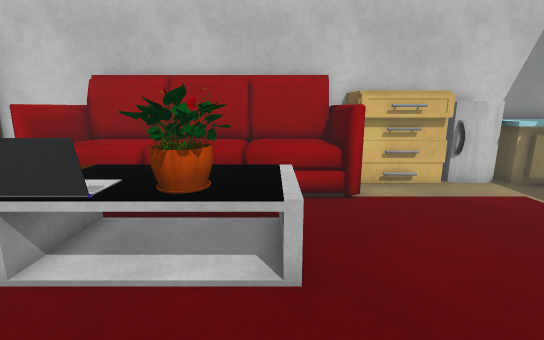
[1] (above)

17 first-person views from a walk through a 3-D level made in the Unity game engine. The camera is 1.4 m above the floor, tilts 12° down and sees 85° across. The floor is counted in squares, 0.5 m on a side. Each view is taken from the middle of a square. On the plan, view 1 faces up. The plan holds only what a view shows up to about 20 squares ahead; the rest is blank. The place goes on beyond the plan. The player is left out. Surface patterns are stand-ins for the level's own textures.

[2]
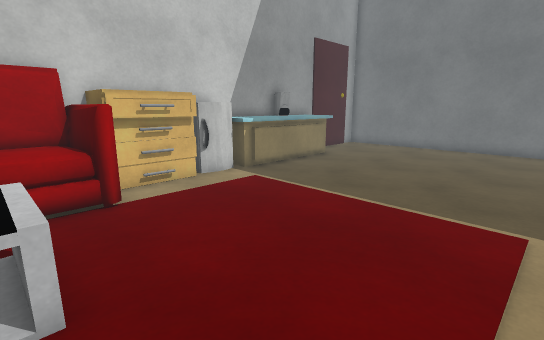

[3]
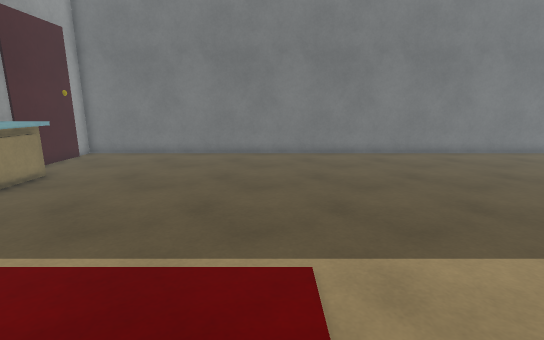

[4]
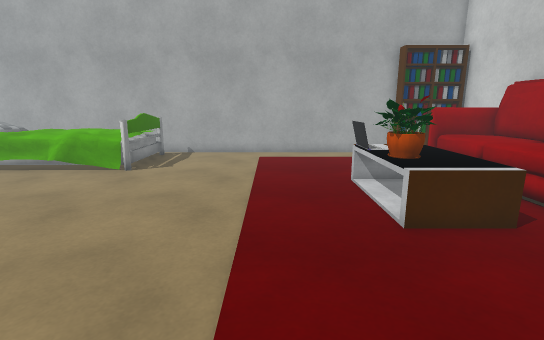

[5]
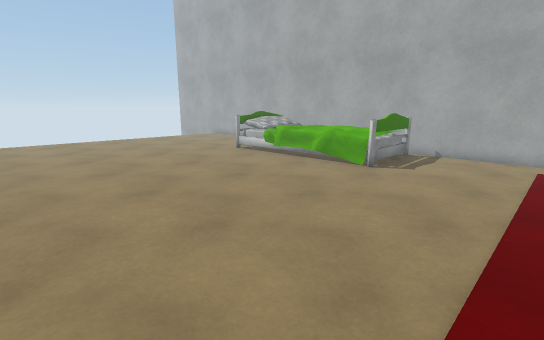

[6]
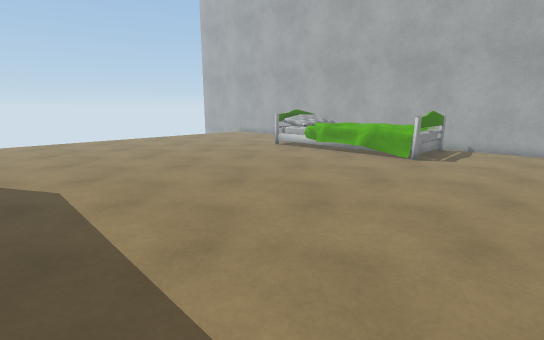

[7]
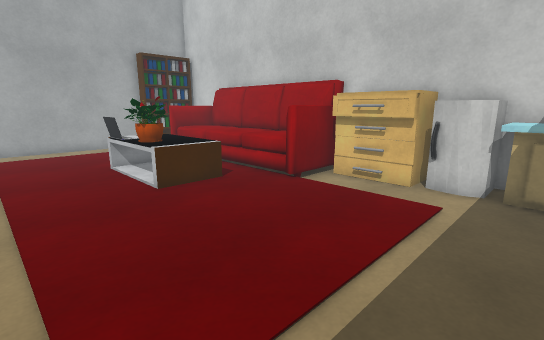

[8]
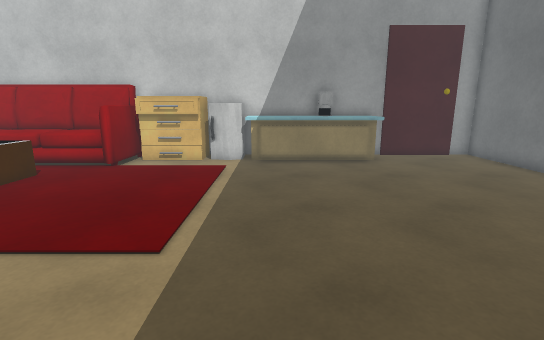

[9]
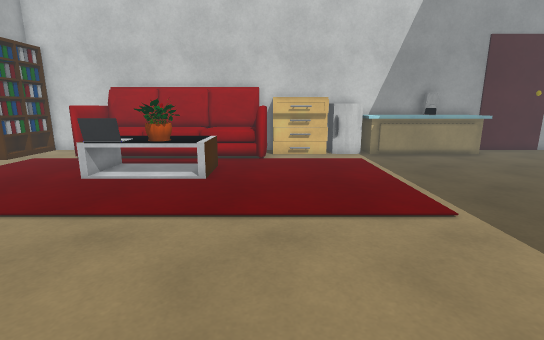

[10]
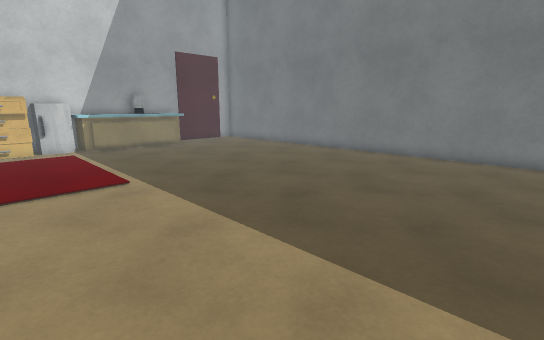

[11]
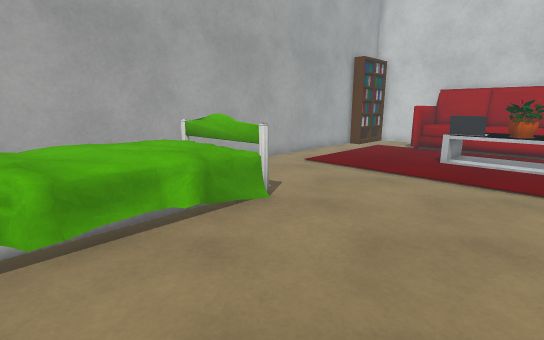

[12]
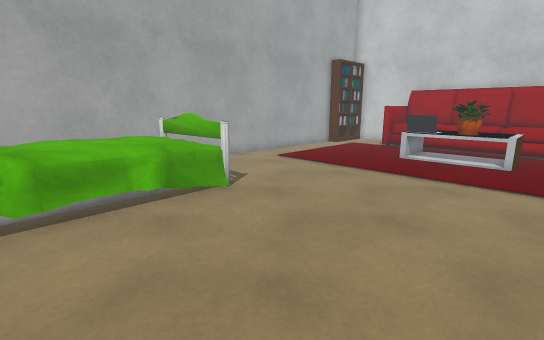

[13]
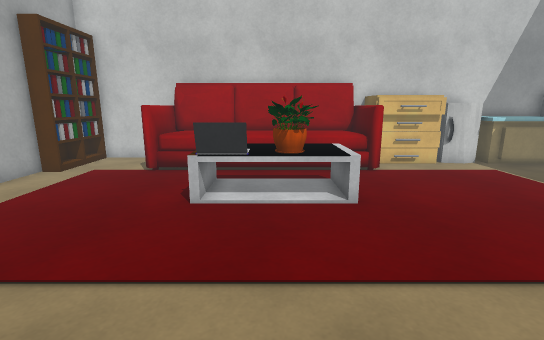

[14]
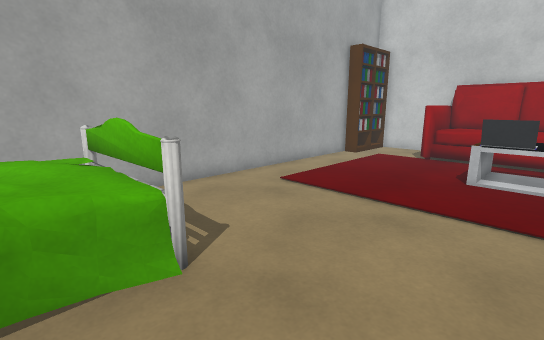

[15]
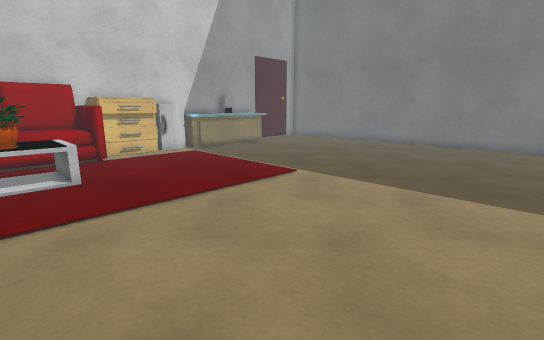

[16]
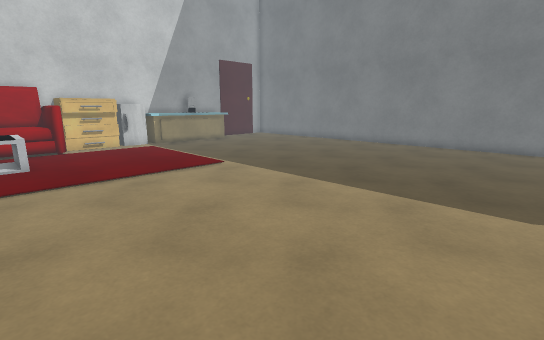

[17]
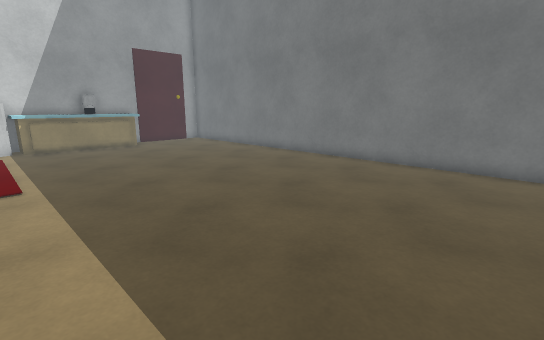

### Floor plan
Points are (right, up) in squares from view 1. A wall is a line through its corners. A room is listed if a view was taken in it or the views show most of it. See-through windows are left out.
Room 1 (views 1, 2, 3, 4, 5, 6, 7, 8, 9, 10, 11, 12, 13, 14, 15, 16, 17)
walls: (8.6, 12.6) (2.2, 12.6); (-3.2, 12.6) (-4.4, 12.6); (-7.2, 12.6) (-11.6, 12.6); (-12.2, 9) (-12.2, -12.5); (21.8, -12.5) (21.8, 12.6) (15.4, 12.6)
objects: bookshelf (-12, 9) to (-11, 12); bed (-11, -12) to (-6, -6); sofa (-7, 9) to (3, 12); laptop (-4, 4) to (-3, 5); table (-4, 4) to (0, 7); drawers (3, 10) to (6, 12); fridge (8, 11); counter (9, 10) to (16, 13)

Positions as (right, up) in squares from view 1, and headings:
1: (0, 0), facing up
2: (0, 0), facing up-right
3: (3, 1), facing right
4: (7, 1), facing left
5: (7, 1), facing down-left
6: (10, 0), facing down-left
7: (10, 0), facing up-left
8: (10, -5), facing up
9: (3, -7), facing up
10: (4, -11), facing up-right
11: (0, -12), facing up-left
12: (2, -12), facing up-left
13: (-2, -4), facing up
14: (-2, -8), facing up-left
15: (-2, -8), facing up-right
16: (-1, -12), facing up-right
17: (7, -12), facing up-right
